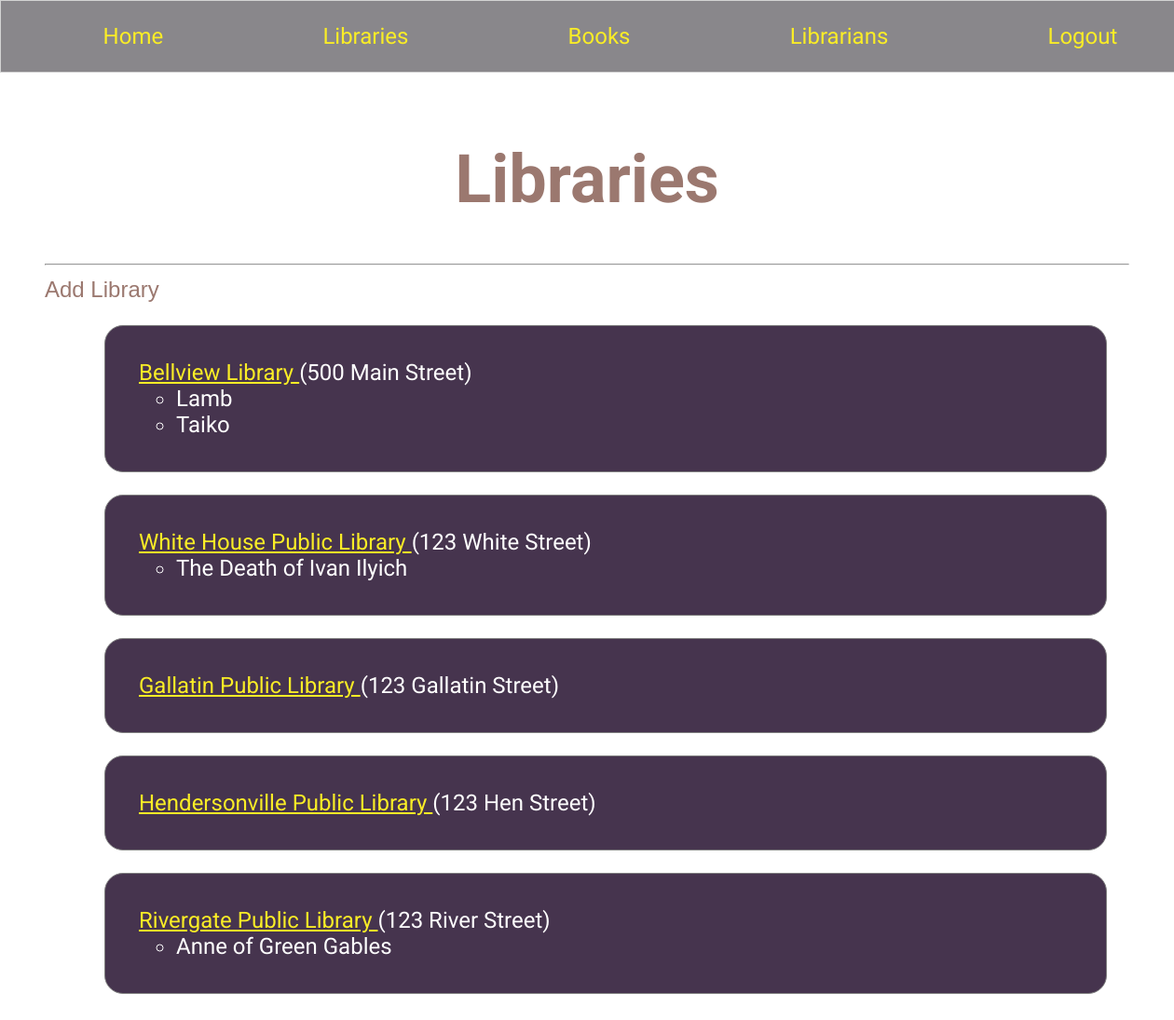
The page /libraries/ (signed in) on the database as committed earlier.
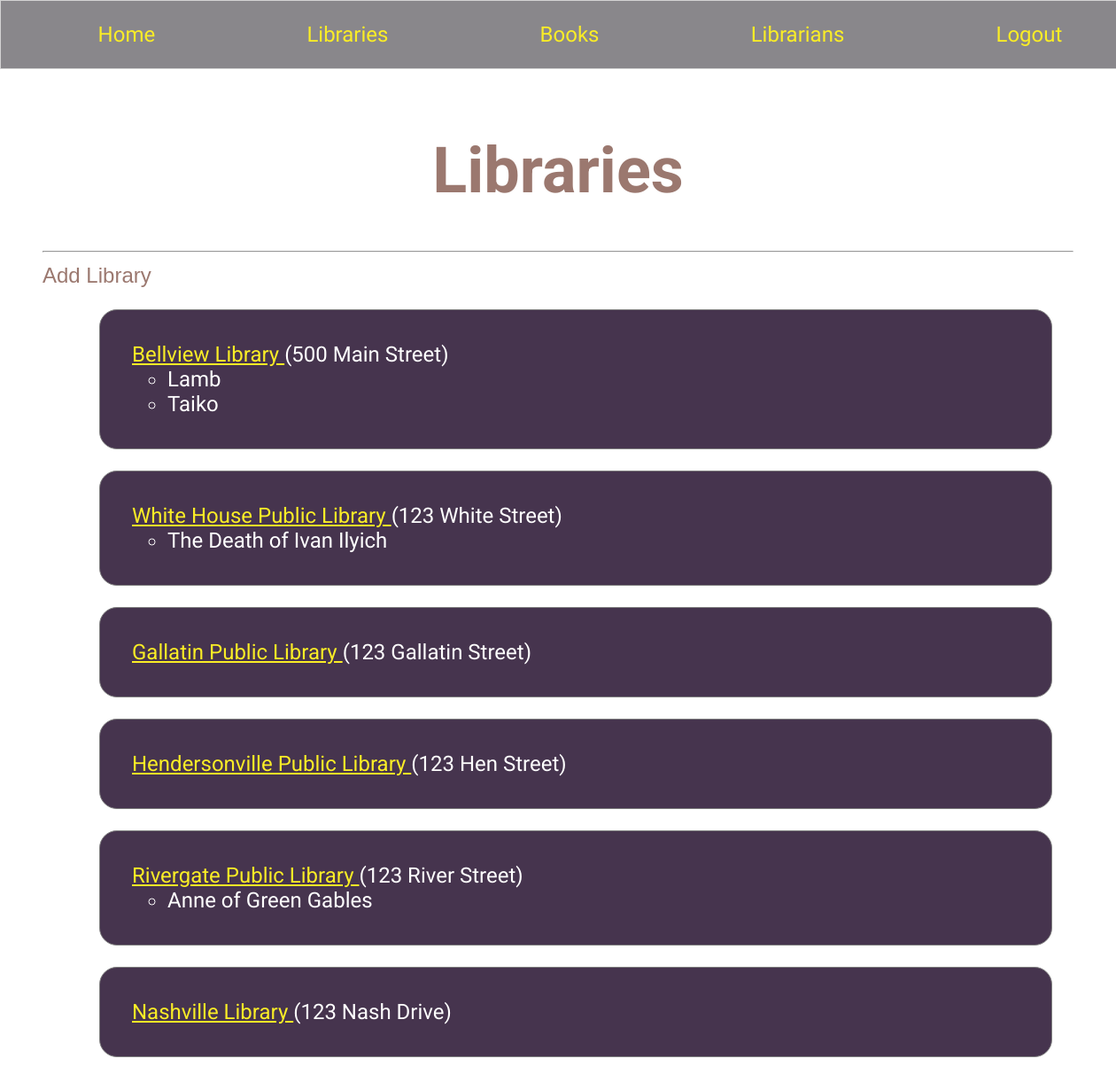
The same page on the database as committed later.
### libraryapp/models/library.py (models this page shows)
class Library(models.Model):
    title = models.CharField(max_length = 50)
    address = models.CharField(max_length=50)
    def __str__(self):
        return self.title

### libraryapp/models/book.py (models this page shows, shortened)
class Book(models.Model):
    title = models.CharField(max_length = 50)
    ISBN = models.CharField(max_length=100)
    author = models.CharField(max_length=50)
    year_published = models.IntegerField()
    location = models.ForeignKey(Library, on_delete=models.CASCADE)
    librarian = models.ForeignKey(Librarian, on_delete=models.CASCADE)

### libraryapp/views/libraries/list.py (the view, shortened to what this page needs)
# urls.py: path('libraries/', library_list, name='libraries'),
@login_required
def library_list(request):
    if request.method == 'GET':
        with sqlite3.connect(Connection.db_path) as conn:
            conn.row_factory = create_library
            db_cursor = conn.cursor()
            db_cursor.execute("""
                SELECT
                    li.id,
                    li.title,
                    li.address,
                    b.id book_id,
                    b.title book_title,
                    b.author,
                    b.year_published,
                    b.isbn
                FROM libraryapp_library li
                LEFT JOIN libraryapp_book b ON li.id = b.location_id
            """)
            libraries = db_cursor.fetchall()
            library_groups = {}
            for (library, book) in libraries:
                print(library)
                if library.id not in library_groups:
                    library_groups[library.id] = library
                    library_groups[library.id].books.append(book)
                else:
                    library_groups[library.id].books.append(book)
            template = 'libraries/list.html'
            context = {
                'all_libraries': library_groups.values()
            }
        return render(request, template, context)

### libraryapp/views/libraries/list.py (called while the page is built)
def create_library(cursor, row):
    _row = sqlite3.Row(cursor, row)
    library = Library()
    library.id = _row["id"]
    library.title = _row["title"]
    library.address = _row["address"]
    library.books = []
    book = Book()
    book.id = _row["book_id"]
    book.title = _row["book_title"]
    book.author = _row["author"]
    book.ISBN = _row["ISBN"]
    book.year_published = _row["year_published"]
    return (library, book)

### libraryapp/templates/libraries/list.html
{% extends 'shared/base.html' %}
{% load static %}
{% block css %}
    <link rel="stylesheet" href="{% static 'styles/libraries.css' %}" />
{% endblock %}
{% block content %}
    <h1 class="library-title">Libraries</h1><hr/>
    <a href="{% url 'libraryapp:library_form' %}" class="add-library">Add Library</a>
    <ol>
    {% for library in all_libraries %}
        <li class="library-list-entry">
            <a href="{% url 'libraryapp:library' library.id %}">
                {{ library.title }}
            </a>
             ({{ library.address }})
            <ul>
            {% for book in library.books %}
                {% if book.title != null %}
                    <li>{{ book.title }}</li>
                {% endif %}
            {% endfor %}
            </ul>
        </li>
    {% endfor %}
    </ol>
{% endblock %}

Rows that differ between the two databases and show on the page:
added Library: title "Nashville Library", address "123 Nash Drive"
